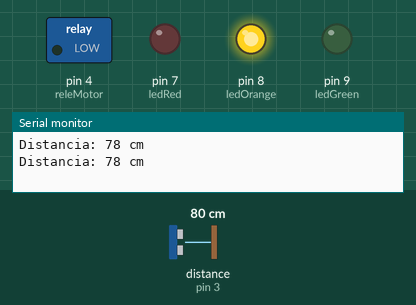
Simulated run of this sketch. Board: Arduino Uno, built with avr-gcc and run on an emulated ATmega328P. Parts: switched loads named in the sketch (green lamp = pin HIGH), output pins drawn as LEDs (lit = HIGH), the last lines printed to the serial monitor. Wiring (inferred from the names in the program): ultrasonic range finder: trigger pin 2; echo pin 3. The test bench sets the inputs (shaded band); at power-on: distance to the obstacle (sensor on pin 3) 80 cm. The echo pulse lasts 58.3 µs per cm; pins used as bus, display or sensor lines are not drawn.

Above: at 1.8 s.
1.9 s: distance to the obstacle (sensor on pin 3) set to 13 cm
3.4 s: distance to the obstacle (sensor on pin 3) set to 10 cm
At 5.0 s:
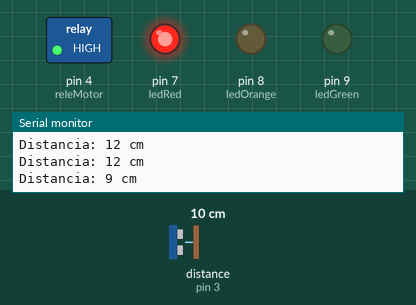
5.5 s: distance to the obstacle (sensor on pin 3) set to 27 cm
7.2 s: distance to the obstacle (sensor on pin 3) set to 32 cm
At 8.4 s:
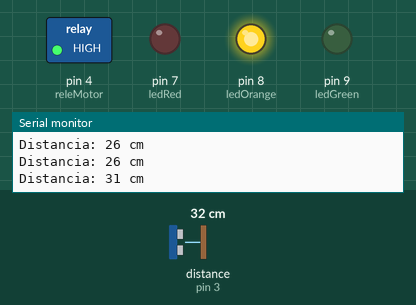
9.5 s: distance to the obstacle (sensor on pin 3) set to 79 cm
11.2 s: distance to the obstacle (sensor on pin 3) set to 87 cm
At 13.4 s:
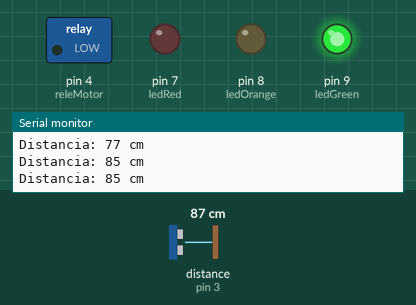
Timing chart, 0 to 14.5 s (numbered marks = the images above; inputs shaded):
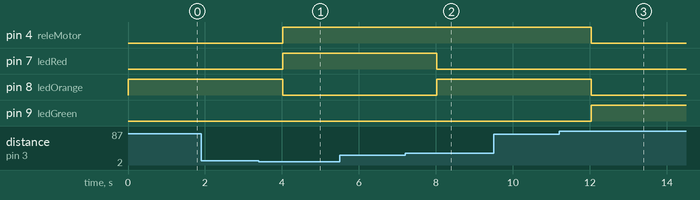

The sketch:

sensormotor.ino
```cpp
// variables
const int releMotor = 4;
const int trigger = 2;
const int echo = 3;
long tiempo = 0;
long distancia = 0;
int ledRed = 7;
int ledOrange = 8;
int ledGreen = 9;

void setup() {
  Serial.begin(9600);

  // sensor ultrasonic
  pinMode(trigger, OUTPUT);
  pinMode(echo, INPUT);

  // leds
  pinMode(ledRed, 7);
  pinMode(ledOrange, 8);
  pinMode(ledGreen, 9);

  // Module rele motor
  pinMode(releMotor, OUTPUT);

  // turn off the motor by default
  digitalWrite(releMotor, LOW);

  // Turn off the pin trigger
  digitalWrite(trigger, LOW);
}

void loop() {
  // turn on the sensor ultrasonic
  initialTrigger();

  // get the time
  tiempo = getTimeSensor();

  // get the distance
  distancia = getDistance(tiempo);

  if(distancia >= 1 && distancia <= 10) {
    digitalWrite(ledRed, HIGH);
    digitalWrite(ledOrange, LOW);
    digitalWrite(ledGreen, LOW);

    // turn on motor
    digitalWrite(releMotor, HIGH);
  }
  else if(distancia >= 30 && distancia <= 80) {
    digitalWrite(ledRed, LOW);
    digitalWrite(ledOrange, HIGH);
    digitalWrite(ledGreen, LOW);
  }
  else if(distancia >= 81) {
    digitalWrite(ledRed, LOW);
    digitalWrite(ledOrange, LOW);
    digitalWrite(ledGreen, HIGH);

    // turn off motor
    digitalWrite(releMotor, LOW);
  }

  // show distance in the Serial Monitor
  showDistanceSerial(distancia);
}

// functions
void initialTrigger() {
  digitalWrite(trigger, HIGH);
  delayMicroseconds(30);
  digitalWrite(trigger, LOW);
}

void showDistanceSerial (long distance) {
  Serial.print("Distancia: ");
  Serial.print(distance);
  Serial.print(" cm");
  Serial.println("");
  Serial.println("");
  delay(1000);
}

long getTimeSensor() {
  return pulseIn(echo, HIGH);
}

long getDistance(int time) {
  return time / 59;
}
```

Measured:
- the behaviour switches between 12 and 11 cm on distance to the obstacle (sensor on pin 3) (found by bisection; images 0 and 1)
- the behaviour switches between 30 and 31 cm on distance to the obstacle (sensor on pin 3) (found by bisection; images 1 and 2)
- the behaviour switches between 82 and 83 cm on distance to the obstacle (sensor on pin 3) (found by bisection; images 2 and 3)
- after the input at 3.4 s, pin 4 (releMotor), pin 7 (ledRed): LOW → HIGH after 0.62 s; pin 8 (ledOrange): HIGH → LOW after 0.62 s
- after the input at 7.2 s, pin 7 (ledRed): HIGH → LOW after 0.82 s; pin 8 (ledOrange): LOW → HIGH after 0.82 s
- after the input at 11.2 s, pin 4 (releMotor), pin 8 (ledOrange): HIGH → LOW after 0.84 s; pin 9 (ledGreen): LOW → HIGH after 0.84 s
